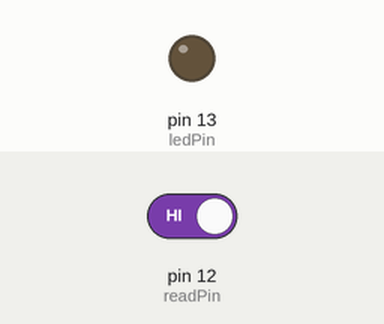
Simulated run of this sketch. Board: Arduino Uno, built with avr-gcc and run on an emulated ATmega328P. On the bench: output pins drawn as LEDs (lit = HIGH). The inputs (shaded band) are chosen by the test bench; at power-on: pin 12 (readPin) HIGH.

Above: at 1.2 s.
1.3 s: pin 12 (readPin) driven LOW
At 2.5 s:
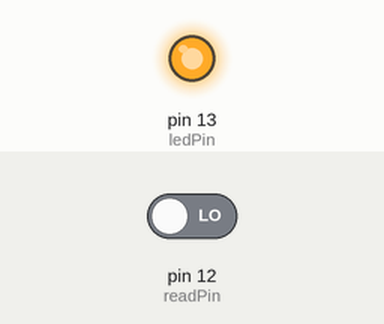
Timing chart, 0 to 4.3 s (numbered marks = the images above; inputs shaded):
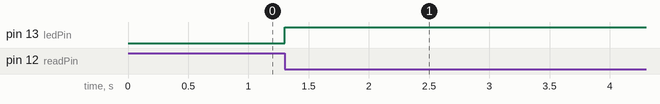

The sketch:

Pushbutton_test.ino
```cpp
int readPin = 12;
int readOld=0;
int readNew;
int ledPin = 13;
int ledState = 0;
int dt = 50;

void setup() {
  // put your setup code here, to run once:
pinMode(readPin, INPUT);
pinMode(ledPin, OUTPUT);
Serial.begin(9600);
}

void loop() {
  // put your main code here, to run repeatedly:
readNew = digitalRead(readPin);
if(readOld == 1 && readNew == 0){
  digitalWrite(ledPin, !ledState);
  ledState = !ledState;
}
readOld = readNew;
delay(dt);
}
```

Measured:
- after the input at 1.3 s, pin 13 (ledPin): LOW → HIGH at once
